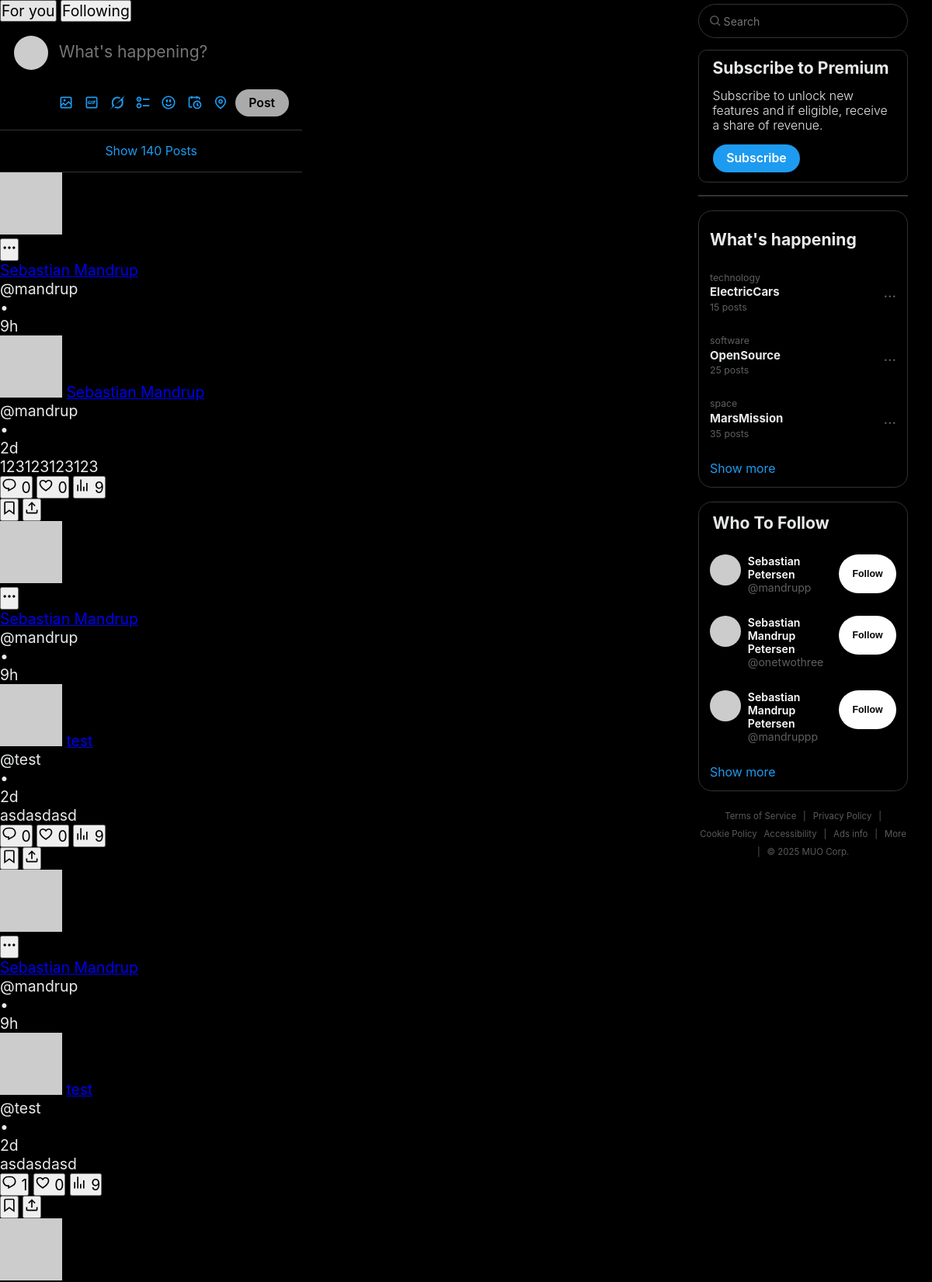
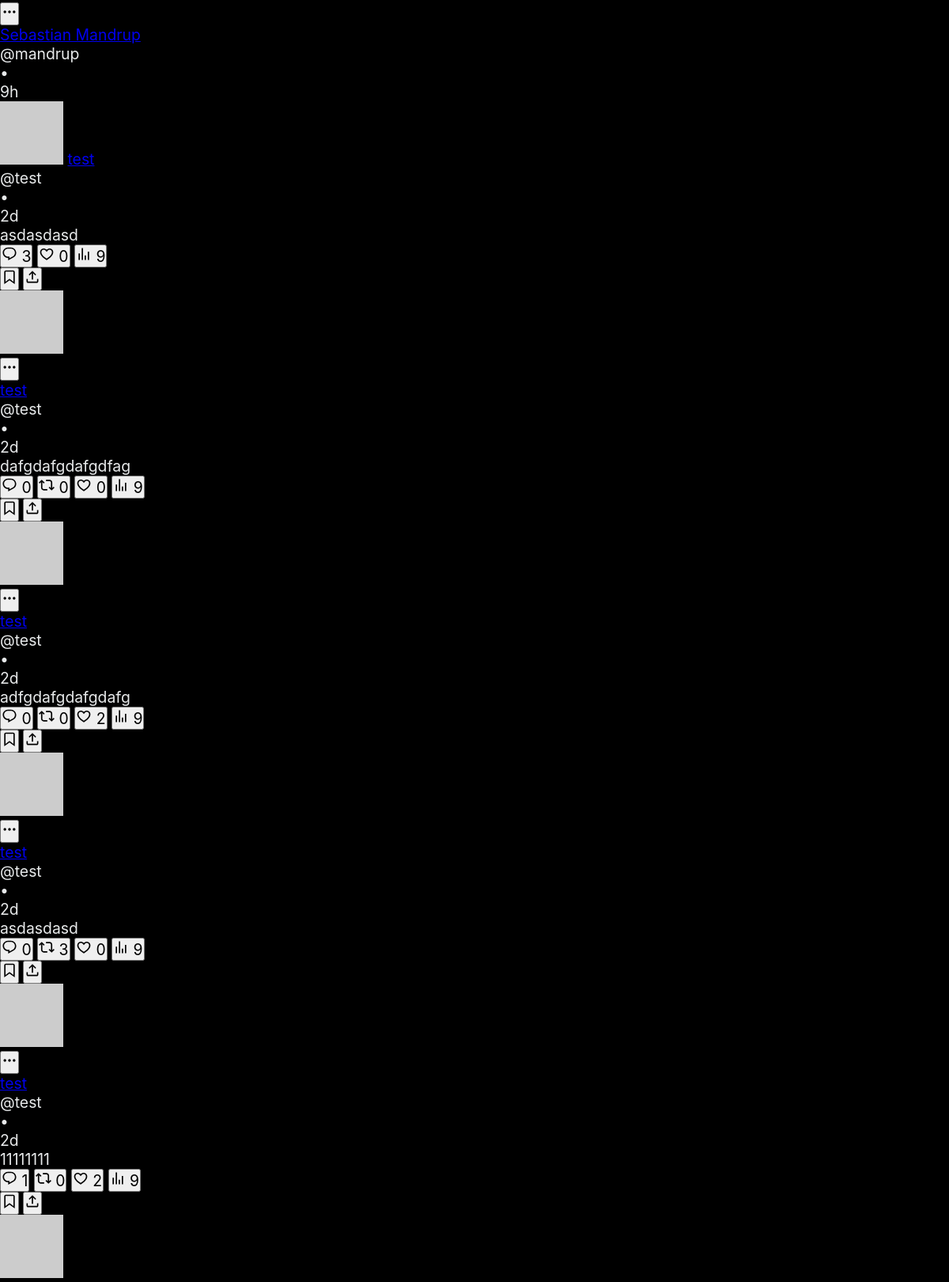
The app's page /home (signed in, upper part) with its own data (2 pictures, top to bottom).
### tables this page shows
CREATE TABLE `posts` (
  `post_pk` char(50) NOT NULL,
  `post_content` varchar(200) DEFAULT NULL,
  `post_image` varchar(255) DEFAULT NULL,
  `post_reference` char(50) DEFAULT NULL,
  `post_user_fk` char(50) NOT NULL,
  `post_created_at` bigint(20) UNSIGNED NOT NULL,
  `post_deleted_at` bigint(20) UNSIGNED DEFAULT NULL
);

CREATE TABLE `users` (
  `user_pk` char(50) NOT NULL,
  `user_name` varchar(35) NOT NULL,
  `user_email` varchar(255) DEFAULT NULL,
  `user_password` varchar(255) NOT NULL,
  `user_phone` varchar(20) DEFAULT NULL,
  `user_birthday` date NOT NULL,
  `user_personalized_ads` tinyint(1) NOT NULL,
  `user_connect_with_email_phone` tinyint(1) NOT NULL,
  `user_handle` varchar(20) NOT NULL,
  `user_banner` varchar(255) NOT NULL
);

CREATE TABLE `topics` (
  `topic_pk` char(50) NOT NULL,
  `topic_name` varchar(25) NOT NULL,
  `topic_field` varchar(25) NOT NULL,
  `topic_count` bigint(20) UNSIGNED NOT NULL,
  `topic_rank` tinyint(3) UNSIGNED NOT NULL,
  `topic_created_at` bigint(20) UNSIGNED NOT NULL,
  `topic_updated_at` bigint(20) UNSIGNED NOT NULL,
  `topic_deleted_at` bigint(20) UNSIGNED DEFAULT NULL
);

### routes.php (called while the page is built, shortened)
<?php
get('/home', 'views/home.php');

### x.php (the view, shortened to what this page needs)
<?php
function muoEcho($text) {
    if ($text === null) {
        return;
    }
    echo htmlspecialchars($text);
}

### views/home.php (shortened to what this page needs)
<?php
require_once __DIR__ . "../../x.php";
?>
<!DOCTYPE html>
<html lang="en">
<head>
    <link rel="stylesheet" href="./styling/home/home.css">
</head>
<body>
    <div id='divMainContainer'>
        <main>
            <header id='headerMain'>
                <button class='selectedHeaderButton'>
                    <span>
                        For you
                    </span>
                </button>
                <button>
                    <span>
                        Following
                    </span>
                </button>
            </header>
            <section id='sectionCreatePost'>
                <form action="./bridges/create-post" method='POST' id='formCreatePost'>
                    <section id='sectionCreatePostInputs'>
                        <img src="https://ui-avatars.com/api/?name=<?php muoEcho(urlencode($_SESSION['user']['user_name'])); ?>&background=random"
                            alt="Avatar" id='imgCreatePostAvatar'>
                        <input name="post_content" type="text" placeholder="What's happening?" id='inputCreatePost'>
                    </section>
                    <section id='sectionCreatePostTypes'>
                        <div>
                        </div>
                        <div>
                        </div>
                        <div>
                        </div>
                        <div>
                        </div>
                        <div>
                        </div>
                        <div>
                        </div>
                        <div>
                        </div>
                        <button id='btnSubmitPost' type='submit'>
                            Post
                        </button>
                    </section>
                </form>
            </section>
            <section id='sectionLoadMorePosts'>
                <button id='btnLoadMorePosts'>
                    Show 140 Posts
                </button>
            </section>
            <?php
            require_once __DIR__ . '../../db_connector.php';
            $sql = "SELECT
                    p.post_pk,
                    p.post_content,
                    p.post_image,
                    p.post_created_at,
                    u.user_pk,
                    u.user_name,
                    u.user_handle,
                    -- referenced post fields
                    rp.post_pk AS ref_post_pk,
                    rp.post_content AS ref_post_content,
                    rp.post_image AS ref_post_image,
                    rp.post_created_at AS ref_post_created_at,
                    ru.user_pk AS ref_user_pk,
                    ru.user_name AS ref_user_name,
                    ru.user_handle AS ref_user_handle,
                    -- like information (subquery to avoid duplicates)
                    (SELECT COUNT(*) FROM post_likes WHERE post_fk = p.post_pk AND like_deleted_at IS NULL) AS like_count,
                    (SELECT 1 FROM post_likes WHERE post_fk = p.post_pk AND user_fk = :current_user_pk AND like_deleted_at IS NULL LIMIT 1) AS liked_by_user,
                    -- comment count
                    (SELECT COUNT(*) FROM comments WHERE comment_post_fk = p.post_pk AND comment_deleted_at IS NULL) AS comment_count,
                    -- repost information (subquery to avoid duplicates)
                    (SELECT COUNT(*) FROM posts WHERE post_reference = p.post_pk AND post_deleted_at IS NULL) AS repost_count,
                    (SELECT 1 FROM posts WHERE post_reference = p.post_pk AND post_user_fk = :current_user_pk AND post_deleted_at IS NULL LIMIT 1) AS reposted_by_user
                FROM posts p
                INNER JOIN users u
                    ON p.post_user_fk = u.user_pk
                -- self join to bring in the referenced post
                LEFT JOIN posts rp
                    ON p.post_reference = rp.post_pk
                LEFT JOIN users ru
                    ON rp.post_user_fk = ru.user_pk
                WHERE p.post_deleted_at IS NULL
                ORDER BY p.post_created_at DESC";
            $stmt = $_db->prepare($sql);
            $stmt->bindValue(':current_user_pk', $_SESSION['user']['user_pk']);
            $stmt->execute();
            $posts = $stmt->fetchAll();
            foreach ($posts as $post) {
                require __DIR__ . '../../components/articles/post.php';
            }
            ?>
        </main>
        <?php require __DIR__ . '/../components/aside.php'; ?>
    </div>
</body>
</html>

### components/articles/post.php (shortened to what this page needs)
<?php
require_once __DIR__ . '/../../x.php';
?>
<article class='articlePost' data-post-pk='<?php muoEcho($post["post_pk"]) ?>' data-author-handle='<?php muoEcho($post["user_handle"]) ?>'>
    <img src="https://ui-avatars.com/api/?name=<?php muoEcho($post["user_name"]) ?>&background=random" alt="Avatar" class='imgPostAvatar'>
    <section class='sectionPostOptions'>
        <button title="More options">
            <svg xmlns="http://www.w3.org/2000/svg" viewBox="0 0 24 24" width="20" height="20" fill="currentColor"
                aria-hidden="true" class="icon-more">
                <path
                    d="M3 12c0-1.1.9-2 2-2s2 .9 2 2-.9 2-2 2-2-.9-2-2zm9 2c1.1 0 2-.9 2-2s-.9-2-2-2-2 .9-2 2 .9 2 2 2zm7 0c1.1 0 2-.9 2-2s-.9-2-2-2-2 .9-2 2 .9 2 2 2z">
                </path>
            </svg>
        </button>
    </section>
    <header class='headerPostUser'>
        <a class='aPostUserFullName' href='<?php muoEcho($post["user_handle"]) ?>'>
        </a>
        <p class='pPostUserHandle'>
            @<?php muoEcho($post["user_handle"]) ?>
        </p>
        <p class='pPostDotSeparator'>
            &#8226;
        </p>
        <p class='pPostTime'>
            <?php
            $unixTimestamp = $post["post_created_at"];
            $diff = time() - $unixTimestamp;
            if ($diff < 60) {
                muoEcho($diff . "s ago");
            } elseif ($diff < 3600) {
                muoEcho(floor($diff / 60) . "m");
            } elseif ($diff < 86400) {
                muoEcho(floor($diff / 3600) . "h");
            } elseif ($diff < 604800) {
                muoEcho(floor($diff / 86400) . "d");
            } else {
                muoEcho(date("M j, Y", $unixTimestamp));
            }
            ?>
        </p>
    </header>
    <p class='pPostContent'>
    </p>
    <?php
    if ($post["ref_post_pk"]) {
        include __DIR__ . '/repost.php';
    }
    ?>
    <footer class='footerPostActions'>
        <button class='buttonPostAction buttonPostActionComment' title='Comment'>
            <span class='spanPostActionCount'>
            </span>
        </button>
        <?php if (!$post["ref_post_pk"]) { ?>
            <button class='buttonPostAction buttonPostActionRepost
        <?php
            if ($post["reposted_by_user"] !== null && $post["repost_deleted_at"] === null) {
                echo "triggered";
            }
        ?>
            ' title='Repost'>
                <span class='spanPostActionCount'>
                </span>
            </button>
        <?php } ?>
        <button class='buttonPostAction buttonPostActionLike
        <?php
        if ($post["liked_by_user"] !== null) {
            echo "triggered";
        }
        ?>' title='Like'>
            <span class='spanPostActionCount'>
            </span>
        </button>
        <button class='buttonPostAction' title='Analytics'>
            <svg xmlns="http://www.w3.org/2000/svg" viewBox="0 0 24 24" width="20" height="20" fill="currentColor"
                aria-hidden="true" class="icon-bars">
                <path d="M8.75 21V3h2v18h-2zM18 21V8.5h2V21h-2zM4 21l.004-10h2L6 21H4zm9.248 0v-7h2v7h-2z">
                </path>
            </svg>
            <span class=spanPostActionCount>
                9
            </span>
        </button>
    </footer>
    <section class='sectionMorePostOptions'>
        <button title='Bookmark'>
            <svg xmlns="http://www.w3.org/2000/svg" viewBox="0 0 24 24" width="20" height="20" fill="currentColor"
                aria-hidden="true" class="icon-bookmark">
                <path
                    d="M4 4.5C4 3.12 5.119 2 6.5 2h11C18.881 2 20 3.12 20 4.5v18.44l-8-5.71-8 5.71V4.5zM6.5 4c-.276 0-.5.22-.5.5v14.56l6-4.29 6 4.29V4.5c0-.28-.224-.5-.5-.5h-11z">
                </path>
            </svg>
        </button>
        <button title='Share'>
        </button>
    </section>
</article>

### components/articles/repost.php (shortened to what this page needs)
<section class='sectionRepost'>
    <header class='headerRepostUser'>
        <img src="https://ui-avatars.com/api/?name=<?php muoEcho($post["ref_user_name"]) ?>&background=random" alt="Avatar" class='imgRepostAvatar'>
        <a class='aPostUserFullName' href='<?php muoEcho($post["ref_user_handle"]) ?>'>
        </a>
        <p class='pPostUserHandle'>
            @<?php muoEcho($post["ref_user_handle"]) ?>
        </p>
        <p class='pPostDotSeparator'>
            &#8226;
        </p>
        <p class='pPostTime'>
            <?php
            $unixTimestamp = $post["ref_post_created_at"];
            $diff = time() - $unixTimestamp;
            if ($diff < 60) {
                muoEcho($diff . "s ago");
            } elseif ($diff < 3600) {
                muoEcho(floor($diff / 60) . "m");
            } elseif ($diff < 86400) {
                muoEcho(floor($diff / 3600) . "h");
            } elseif ($diff < 604800) {
                muoEcho(floor($diff / 86400) . "d");
            } else {
                muoEcho(date("M j, Y", $unixTimestamp));
            }
            ?>
        </p>
    </header>
    <p class='pRepostContent'>
    </p>
</section>

### components/sections/whatsHappening.php (shortened to what this page needs)
<section id='sectionWhatsHappening'>
	<header>
		What's happening
	</header>
	<?php
	require_once __DIR__ . '../../../db_connector.php';
	$sql = 'SELECT topic_pk, topic_name, topic_field, topic_count, topic_rank FROM topics ORDER BY topic_rank DESC LIMIT 3;';
	$stmt = $_db->prepare($sql);
	$stmt->execute();
	$topics = $stmt->fetchAll();
	foreach ($topics as $topic) {
		require __DIR__ . '../../articles/trendItem.php';
	}
	?>
	<button id='btnShowMoreTrends' class='btnShow' data-next-page='2'>
		Show more
	</button>
</section>

### components/articles/trendItem.php (shortened to what this page needs)
<article class='articleTrendItem'>
    <div class='divTrendItemText'>
        <p>
        </p>
        <h2>
        </h2>
        <p>
            <?php muoEcho($topic["topic_count"]); ?> posts
        </p>
    </div>
    <button>
        ...
    </button>
</article>

### components/sections/whoToFollow.php (shortened to what this page needs)
<section id='sectionWhoToFollow'>
	<header>
		Who To Follow
	</header>
	<?php
	require_once __DIR__ . '../../../db_connector.php';
	$sql = "SELECT user_pk, user_name, user_handle
			FROM users
			LEFT JOIN follows ON users.user_pk = follows.followed_user_fk AND follows.following_user_fk = :userPk
			WHERE follows.followed_user_fk IS NULL
			OR follows.follow_deleted_at IS NOT NULL
			AND user_pk != :userPk
			ORDER BY user_pk
			LIMIT 4;
	";
	$stmt = $_db->prepare($sql);
	$stmt->bindValue(':userPk', $_SESSION['user']['user_pk']);
	$stmt->execute();
	$users = $stmt->fetchAll();
	$usersCount = count($users);
	$moreUsersExist = false;
	?>
	<?php
	if ($usersCount < 4) {
		$moreUsersExist = false;
	} else {
		$moreUsersExist = true;
		array_pop($users);
	}
	foreach ($users as $user) {
		require __DIR__ . '../../articles/personToFollow.php';
	}
	if ($moreUsersExist) {
	?>
		<button id='btnShowMoreWhoToFollow' class='btnShow' data-next-page='2'>
			Show more
		</button>
</section>
<?php
	}
?>

### components/articles/personToFollow.php (shortened to what this page needs)
<article class='articlePersonToFollow'>
    <img class='imgPersonToFollowAvatar' src="https://ui-avatars.com/api/?name=<?php muoEcho($user["user_name"]); ?>&background=random">
    <section class='sectionPersonToFollowNames'>
        <a class='aPersonToFollowFullName' href="/<?php muoEcho($user["user_handle"]); ?>">
        </a>
        <p class='pPersonToFollowHandle'>
            @<?php muoEcho($user["user_handle"]); ?>
        </p>
    </section>
    <button class='btnFollow' data-user-pk="<?php muoEcho($user["user_pk"]); ?>">Follow</button>
</article>

### records on screen
posts: post_user_fk.user_name "Sebastian Mandrup mandrup 9h Sebastian Mandrup mandrup 2d 123123123123 0 0"
posts: post_user_fk.user_name "Sebastian Mandrup mandrup 9h test test 2d asdasdasd 0 0"
posts: post_user_fk.user_name "Sebastian Mandrup mandrup 9h test test 2d asdasdasd 1 0"
posts: post_user_fk.user_name "Sebastian Mandrup mandrup 9h test test 2d asdasdasd 3 0"
posts: post_user_fk.user_name "test test 2d dafgdafgdafgdfag 0 0 0"
posts: post_user_fk.user_name "test test 2d adfgdafgdafgdafg 0 0 2"
posts: post_user_fk.user_name "test test 2d asdasdasd 0 3 0"
posts: post_user_fk.user_name "test test 2d 11111111 1 0 2"
topics: topic_field "technology ElectricCars 15"
topics: topic_field "software OpenSource 25"
topics: topic_field "space MarsMission 35"
users: user_name "Sebastian Petersen mandrupp"
users: user_name "Sebastian Mandrup Petersen onetwothree"
users: user_name "Sebastian Mandrup Petersen mandruppp"
